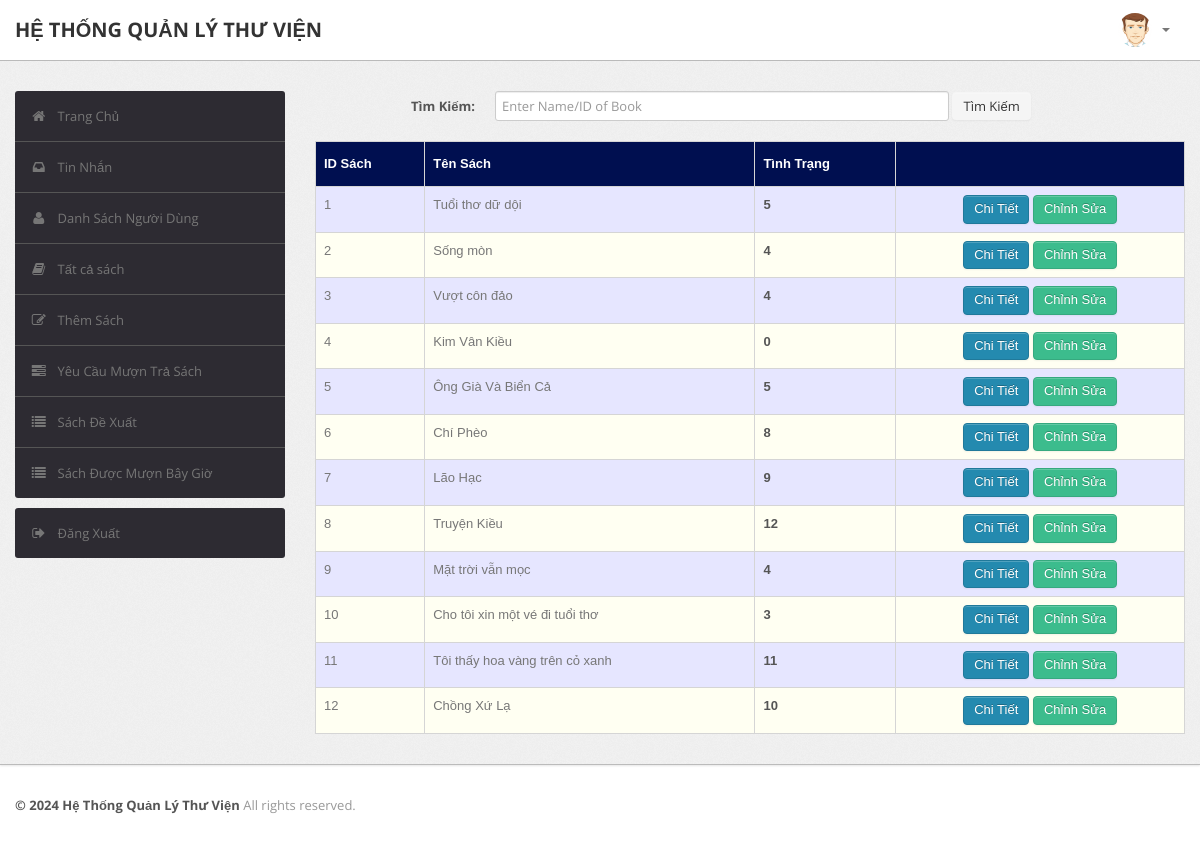
/admin/book.php (signed in), run on an earlier commit of the app's database.
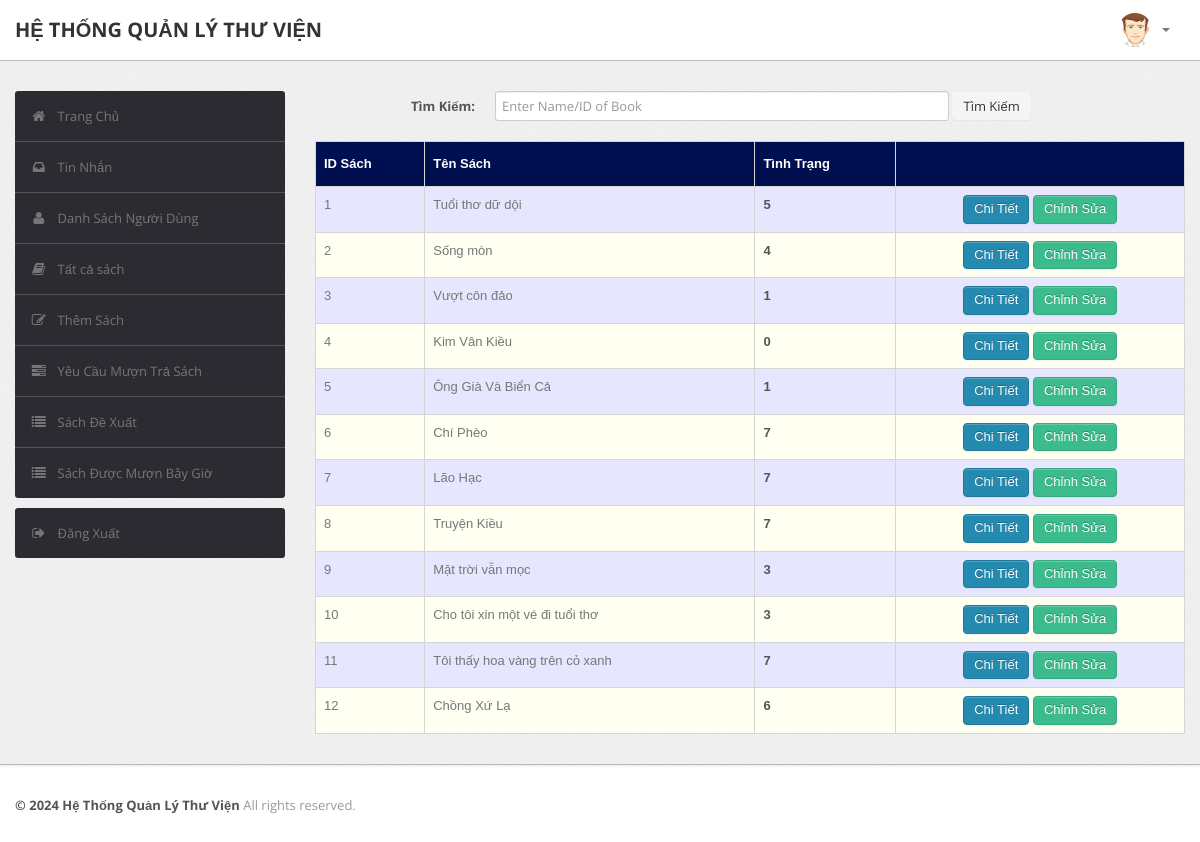
And on a later commit of the database.
### tables this page shows
CREATE TABLE `book` (
  `BookId` int(10) NOT NULL,
  `Title` varchar(50) DEFAULT NULL,
  `Publisher` varchar(50) DEFAULT NULL,
  `Year` varchar(50) DEFAULT NULL,
  `Availability` int(5) DEFAULT NULL
);

### admin/book.php (the view, shortened to what the changed rows need)
<?php
require('dbconn.php');
?>
<?php
if ($_SESSION['RollNo']) {
    ?>
<!DOCTYPE html>
<html lang="en">
    <head>
        <link type="text/css" href="bootstrap/css/bootstrap.min.css" rel="stylesheet">
        <link type="text/css" href="bootstrap/css/bootstrap-responsive.min.css" rel="stylesheet">
        <link type="text/css" href="css/theme.css" rel="stylesheet">
        <link type="text/css" href="images/icons/css/font-awesome.css" rel="stylesheet">
    </head>
    <body>
        <div class="wrapper">
            <div class="container">
                <div class="row">
                    <div class="span9">
                                    <br>
                                    <?php
                                    if(isset($_POST['submit']))
                                        {$s=$_POST['title'];
                                            $sql="select * from LMS.book where BookId='$s' or Title like '%$s%'";
                                        }
                                    else
                                        $sql="select * from LMS.book";
                                    $result=$conn->query($sql);
                                    $rowcount=mysqli_num_rows($result);
                                    if(!($rowcount))
                                        echo "<br><center><h2><b><i>Không kết quả</i></b></h2></center>";
                                    else
                                    {
                                    ?>
                        <table class="table" id = "tables">
                                  <thead>
                                    <tr>
                                      <th>ID Sách</th>
                                      <th>Tên Sách</th>
                                      <th>Tình Trạng</th>
                                      <th></th>
                                    </tr>
                                  </thead>
                                  <tbody>
                                    <?php
                            while($row=$result->fetch_assoc())
                            {
                                $bookid=$row['BookId'];
                                $name=$row['Title'];
                                $avail=$row['Availability'];
                            ?>
                                    <tr>
                                      <td><?php echo $bookid ?></td>
                                      <td><?php echo $name ?></td>
                                      <td><b><?php echo $avail ?></b></td>
                                        <td><center>
                                            <a href="bookdetails.php?id=<?php echo $bookid; ?>" class="btn btn-primary">Chi Tiết</a>
                                            <a href="edit_book_details.php?id=<?php echo $bookid; ?>" class="btn btn-success">Chỉnh Sửa</a>
                                        </center></td>
                                    </tr>
                               <?php }} ?>
                               </tbody>
                                </table>
                            </div>
                </div>
            </div>
        </div>
    </body>
</html>
<?php }
else {
    echo "<script type='text/javascript'>alert('Access Denied!!!')</script>";
} ?>

What changed in the data, as far as the page shows it:
changed book "Vượt côn đảo": Availability "4" → "1"
changed book "Ông Già Và Biển Cả": Availability "5" → "1"
changed book "Chí Phèo": Availability "8" → "7"
changed book "Lão Hạc": Availability "9" → "7"
changed book "Truyện Kiều": Availability "12" → "7"
changed book "Mặt trời vẫn mọc": Availability "4" → "3"
changed book "Tôi thấy hoa vàng trên cỏ xanh": Availability "11" → "7"
changed book "Chồng Xứ Lạ": Availability "10" → "6"
